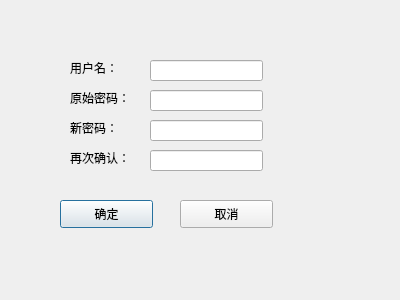
<?xml version="1.0" encoding="UTF-8"?>
<ui version="4.0">
 <class>Changedata</class>
 <widget class="QDialog" name="Changedata">
  <property name="geometry">
   <rect>
    <x>0</x>
    <y>0</y>
    <width>400</width>
    <height>300</height>
   </rect>
  </property>
  <property name="windowTitle">
   <string>Dialog</string>
  </property>
  <widget class="QLabel" name="label">
   <property name="geometry">
    <rect>
     <x>70</x>
     <y>60</y>
     <width>72</width>
     <height>15</height>
    </rect>
   </property>
   <property name="text">
    <string>用户名：</string>
   </property>
  </widget>
  <widget class="QLabel" name="label_2">
   <property name="geometry">
    <rect>
     <x>70</x>
     <y>90</y>
     <width>72</width>
     <height>15</height>
    </rect>
   </property>
   <property name="text">
    <string>原始密码：</string>
   </property>
  </widget>
  <widget class="QLabel" name="label_3">
   <property name="geometry">
    <rect>
     <x>70</x>
     <y>120</y>
     <width>72</width>
     <height>15</height>
    </rect>
   </property>
   <property name="text">
    <string>新密码：</string>
   </property>
  </widget>
  <widget class="QLabel" name="label_4">
   <property name="geometry">
    <rect>
     <x>70</x>
     <y>150</y>
     <width>72</width>
     <height>15</height>
    </rect>
   </property>
   <property name="text">
    <string>再次确认：</string>
   </property>
  </widget>
  <widget class="QLineEdit" name="lineEdit">
   <property name="geometry">
    <rect>
     <x>150</x>
     <y>60</y>
     <width>113</width>
     <height>21</height>
    </rect>
   </property>
  </widget>
  <widget class="QLineEdit" name="lineEdit_2">
   <property name="geometry">
    <rect>
     <x>150</x>
     <y>90</y>
     <width>113</width>
     <height>21</height>
    </rect>
   </property>
  </widget>
  <widget class="QLineEdit" name="lineEdit_3">
   <property name="geometry">
    <rect>
     <x>150</x>
     <y>120</y>
     <width>113</width>
     <height>21</height>
    </rect>
   </property>
  </widget>
  <widget class="QLineEdit" name="lineEdit_4">
   <property name="geometry">
    <rect>
     <x>150</x>
     <y>150</y>
     <width>113</width>
     <height>21</height>
    </rect>
   </property>
  </widget>
  <widget class="QPushButton" name="pushButton">
   <property name="geometry">
    <rect>
     <x>60</x>
     <y>200</y>
     <width>93</width>
     <height>28</height>
    </rect>
   </property>
   <property name="text">
    <string>确定</string>
   </property>
  </widget>
  <widget class="QPushButton" name="pushButton_2">
   <property name="geometry">
    <rect>
     <x>180</x>
     <y>200</y>
     <width>93</width>
     <height>28</height>
    </rect>
   </property>
   <property name="text">
    <string>取消</string>
   </property>
  </widget>
 </widget>
 <resources/>
 <connections/>
</ui>
